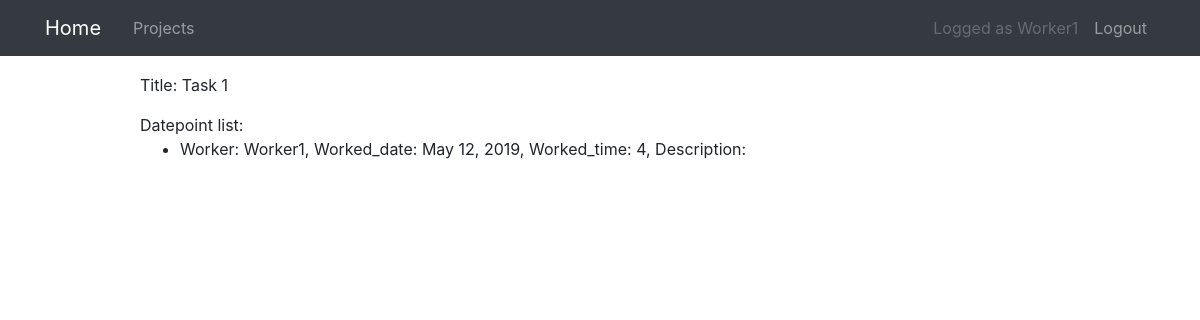
Before: /task/1/ (signed in) with the older database file.
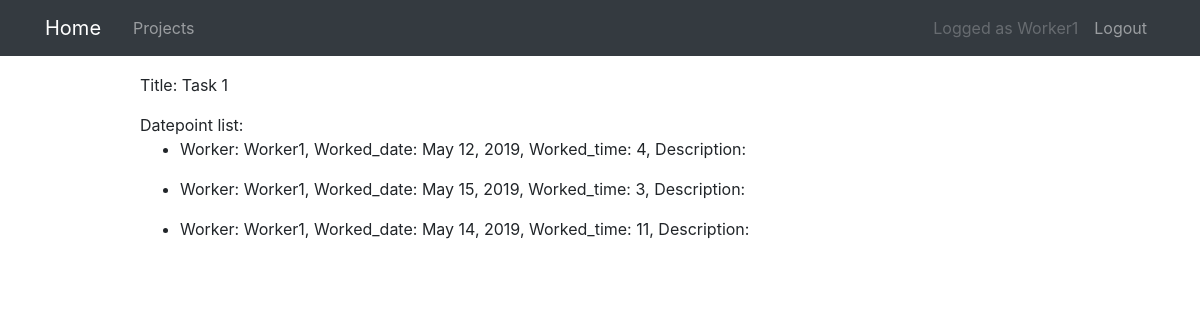
After: the same page with the newer database file.
### projects/models.py (models this page shows, shortened)
class DatePoint(models.Model):
    task = models.ForeignKey(Task, on_delete=models.CASCADE)
    worker = models.ForeignKey(User, on_delete=models.CASCADE)
    description = models.CharField(max_length=100, blank=True)
    worked_time = models.PositiveIntegerField()
    worked_date = models.DateField()
    date_created = models.DateTimeField(auto_now=True)

### projects/views.py (the view)
# urls.py: path("task/<int:pk>/", TaskDetailView.as_view(), name="task-detail"),
class TaskDetailView(
    PermissionRequiredMixin, UserBelongsToTaskMixin, DetailView
):
    model = Task
    def get_context_data(self, **kwargs):
        context = super().get_context_data(**kwargs)
        datepoint_list = DatePoint.objects.filter(task__id=self.kwargs["pk"])
        context["datepoint_list"] = datepoint_list
        return context
    permission_required = "projects.view_task"

### projects/mixins.py (called while the page is built)
    def test_func(self):
        user = self.request.user
        task_pk = self.kwargs["pk"]
        if user.groups.count() > 0:
            if user.groups.all()[0].name == "Worker":
                queryset = Task.objects.filter(
                    id=task_pk, project__worker=user
                )
                if queryset.count() > 0:
                    return True
            elif user.groups.all()[0].name == "Manager":
                queryset = Task.objects.filter(
                    id=task_pk, project__manager=user
                )
                if queryset.count() > 0:
                    return True
        else:
            return False

### projects/models.py (called while the page is built)
    def __str__(self):
        return f"{self.title}, {self.manager}"

### projects/templates/projects/task_detail.html (shortened to what this page needs)
{% extends "projects/base.html" %}
{% block content %}
<p>Title: {{ object.title }} </p>
{% if datepoint_list %}
Datepoint list:
{% endif %}
{% for datepoint in datepoint_list %}
<ul>
    <li>Worker: {{datepoint.worker}}, Worked_date: {{ datepoint.worked_date }}, Worked_time:
        {{ datepoint.worked_time }}, Description: {{ datepoint.description }}
    </li>
</ul>
{% endfor %}
{% endblock content %}

Changed rows visible on the page:
added DatePoint: worker "Worker1", worked_date "May 15, 2019", worked_time "3"
added DatePoint: worker "Worker1", worked_date "May 14, 2019", worked_time "11"
